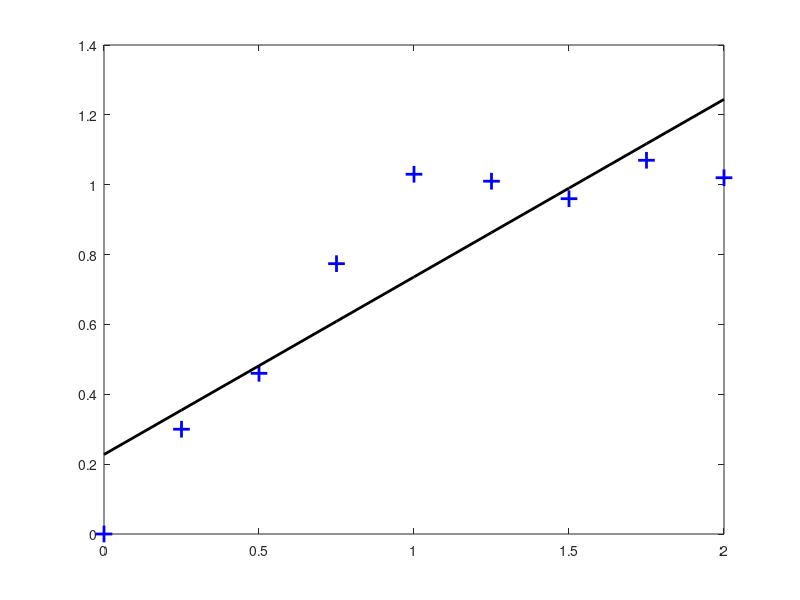

This chart was generated by the following MATLAB code:
%Ex1_Nlinfit.m
%
%JMA 11/14/18
%

clear
clc
close all


%DATA: linear to 1, then goes flat

x_in = [0:0.25:2];
y_in = [0 0.3 0.46 0.774 1.03 1.01 0.96 1.07 1.02]; 
   
    %SAVE RAW TO GIVE TO CLASS
    %save Ex1_data.mat x_in y_in

    %PLOT RAW DATA
    plot(x_in, y_in, '+b', 'markersize', 12, 'linewidth', 2)




%THEORY SUGGESTS m=1 LINEAR to x=1, then flat lines to 2.

test_fcn = @(coef, x)  (coef(1)*x       + coef(2)).*(x <= coef(3)) ...
                      +(coef(1)*coef(3) + coef(2)).*(x >  coef(3));

	%NB: 
    %coef(3) is the X-INTERSECTION POINT (aka, x_break)
    %
    %(coef(1)*coef(3) + coef(2)) is the Y-INTERSECTION POINT 
	%between the two branches of the composite curve.
             

%m, b, xbreak                
guess_IN = [0.2 9 1.7]; 

%NLINFIT!: 
coef_OUT = nlinfit(x_in, y_in, test_fcn, guess_IN)

%OVERPLOT
hold on

%CREATED BEST FIT COMPOSITE CURVE
y_fit = test_fcn(coef_OUT, x_in);

plot(x_in, y_fit, '-k', 'linewidth', 2)


